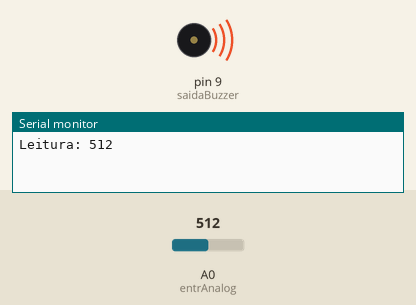
Recording of a sketch running on a simulated Arduino Uno, built with avr-gcc and run on an emulated ATmega328P. Shown: buzzer (waves = sounding), the last lines printed to the serial monitor. Inputs (shaded band) come from the test bench; at power-on: A0 (entrAnalog) = 512.

Above: at 1.2 s.
1.3 s: A0 (entrAnalog) set to 988
4.3 s: A0 (entrAnalog) set to 1008
At 5.4 s:
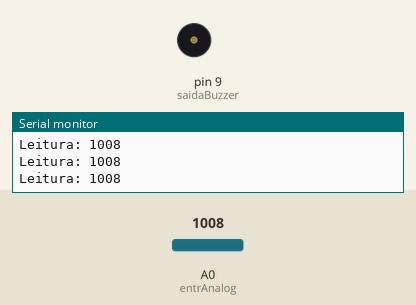
7.3 s: A0 (entrAnalog) set to 990
At 7.51 s:
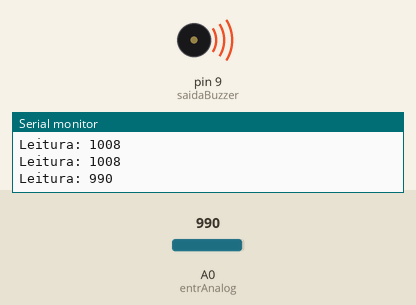
Timing chart, 0 to 16.3 s (numbered marks = the images above; inputs shaded):
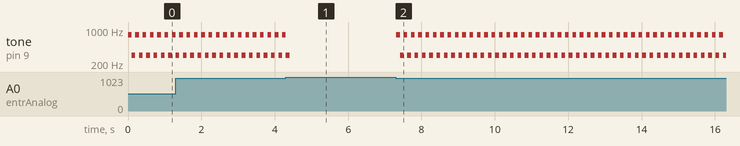

The sketch:

alarme_a_lazer.ino
```cpp
const int entrAnalog = A0;
const int saidaBuzzer = 9;
int leitura = 0;
void setup() {
  Serial.begin(9600);
  pinMode(entrAnalog,INPUT);
}

void loop() {
  leitura = analogRead(entrAnalog);
  Serial.print("Leitura: ");
  Serial.print(leitura);

  while(leitura < 1000){
    tone(saidaBuzzer,800,100);
    delay(100);
    tone(saidaBuzzer,300,100);
    delay(100);
    leitura = analogRead(entrAnalog);
  }


  Serial.println();
}
```

Measured:
- the behaviour switches between 999 and 1000 on A0 (entrAnalog) (found by bisection; images 0 and 1)
- after the input at 7.3 s, tone on pin 9 (saidaBuzzer): alternates 800 Hz for 0.10 s and 300 Hz for 0.10 s, starting at once
